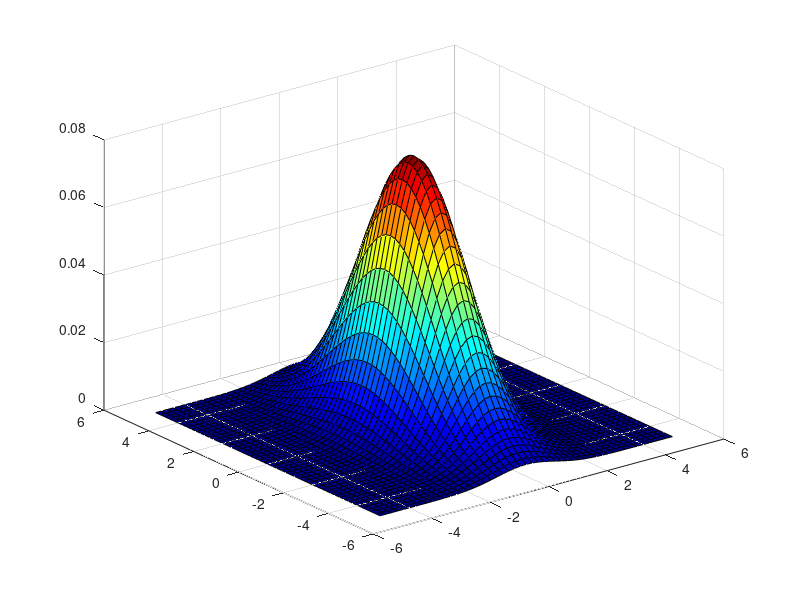

MATLAB code for this plot:
pkg load statistics
mu = [0,0]; %// data
sigma = [1 0; 0 4]; %// data
x = -5:.2:5; %// x axis
y = -5:.2:5; %// y axis

[X Y] = meshgrid(x,y); %// all combinations of x, y
Z = mvnpdf([X(:) Y(:)],mu,sigma); %// compute Gaussian pdf
Z = reshape(Z,size(X)); %// put into same size as X, Y
colormap(jet)
surf(X,Y,Z) %// ... or 3D plot